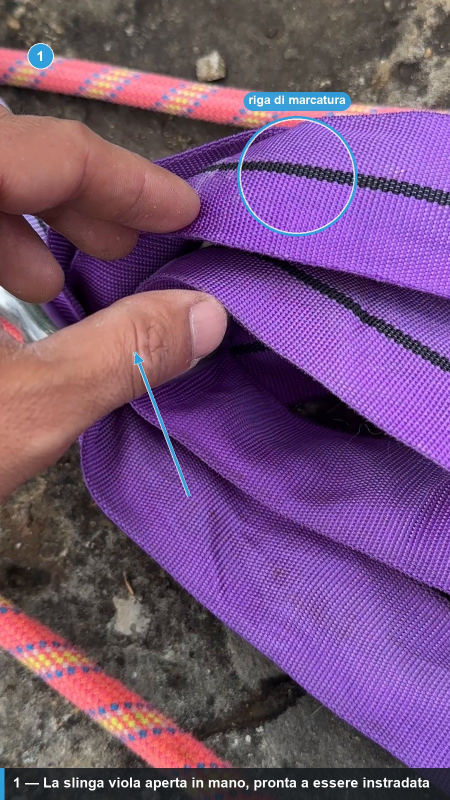
#> input picture lavorazione/frame_annotati/B1_slinga_aperta.jpg, 900 x 1600 px, given in place of IMG_1366_0017_000.jpg, which was not available (shown at 1/2 size)
$ python annotazioni.py
#> lines starting #> are read from the running program, lines starting #| are printed output that depends on the picture; pictures that were not available may be replaced by others from this repository, and a replacement may not be noted
### tools/annota.py
#!/usr/bin/env python3
# -*- coding: utf-8 -*-
"""
Annotazione dei fotogrammi: frecce, cerchi, riquadri, etichette numerate.
Stessa palette del sistema grafico, così le annotazioni parlano la stessa lingua
del PDF finale.

Due modi d'uso.

A) Da riga di comando, con una descrizione JSON:

    python tools/annota.py frame.jpg out.jpg --json annotazioni.json

    annotazioni.json:
    {
      "annotazioni": [
        {"tipo": "freccia", "da": [0.20, 0.80], "a": [0.46, 0.52],
         "testo": "1", "colore": "rosso"},
        {"tipo": "cerchio", "centro": [0.46, 0.50], "r": 0.07,
         "testo": "grillo di collegamento", "colore": "rosso"},
        {"tipo": "riquadro", "box": [0.60, 0.30, 0.88, 0.62],
         "testo": "backup", "colore": "verde"},
        {"tipo": "didascalia", "testo": "Fase 3 — collegamento al masterpoint"}
      ]
    }

Tutte le coordinate sono relative (0–1), così valgono a qualsiasi risoluzione.

B) Da Python, per uso dentro uno script di build:

    from tools.annota import Annotatore
    a = Annotatore('frame.jpg')
    a.freccia((.2,.8), (.46,.52), '1', 'rosso')
    a.cerchio((.46,.5), .07, 'grillo di collegamento', 'rosso')
    a.didascalia('Fase 3 — collegamento al masterpoint')
    a.salva('out.jpg')

Dipendenze: pillow
"""
import argparse
import json
import math
from pathlib import Path

from PIL import Image, ImageDraw, ImageFont

# Palette allineata a design.py
COLORI = {
    'rosso': (224, 58, 47),
    'arancio': (226, 98, 46),
    'ambra': (222, 138, 38),
    'oliva': (163, 167, 54),
    'verde': (63, 181, 58),
    'acqua': (31, 190, 136),
    'azzurro': (47, 159, 222),
    'blu': (24, 51, 63),
    'bianco': (255, 255, 255),
    'inchiostro': (20, 24, 28),
}
FONT_DIRS = [
    '/usr/share/fonts/truetype/google-fonts/',
    '/Library/Fonts/', '/System/Library/Fonts/Supplemental/',
    'C:/Windows/Fonts/',
]
FONT_CANDIDATI = ['Poppins-Bold.ttf', 'Poppins-SemiBold.ttf', 'Arial Bold.ttf',
                  'arialbd.ttf', 'DejaVuSans-Bold.ttf', 'Helvetica.ttc']


def _font(px):
    for d in FONT_DIRS:
        for n in FONT_CANDIDATI:
            p = Path(d) / n
            if p.exists():
                try:
                    return ImageFont.truetype(str(p), px)
                except OSError:
                    pass
    return ImageFont.load_default()


class Annotatore:
    def __init__(self, path, colore_default='rosso'):
        self.img = Image.open(path).convert('RGB')
        self.W, self.H = self.img.size
        self.d = ImageDraw.Draw(self.img, 'RGBA')
        self.k = max(self.W, self.H) / 1600.0     # fattore di scala
        self.default = colore_default
        self._cap = None

    # -------------------------------------------------- utilità
    def _c(self, nome):
        return COLORI.get(nome or self.default, COLORI['rosso'])

    def _p(self, xy):
        return (xy[0] * self.W, xy[1] * self.H)

    def _sp(self, v):
        return max(1, int(round(v * self.k)))

    def _testo_su_pastiglia(self, xy, testo, colore, px=26, ancora='centro'):
        f = _font(self._sp(px))
        bb = self.d.textbbox((0, 0), testo, font=f)
        tw, th = bb[2] - bb[0], bb[3] - bb[1]
        pad = self._sp(10)
        w, h = tw + 2 * pad, th + int(1.5 * pad)
        x, y = xy
        if ancora == 'centro':
            x -= w / 2
            y -= h / 2
        r = h / 2
        self.d.rounded_rectangle([x, y, x + w, y + h], radius=r,
                                 fill=colore + (242,))
        self.d.text((x + pad - bb[0], y + 0.75 * pad - bb[1]), testo,
                    font=f, fill=COLORI['bianco'])
        return (x, y, x + w, y + h)

    # -------------------------------------------------- primitive
    def freccia(self, da, a, testo=None, colore=None, spessore=5):
        """Freccia da un punto a un altro, entrambi in coordinate relative."""
        col = self._c(colore)
        x0, y0 = self._p(da)
        x1, y1 = self._p(a)
        s = self._sp(spessore)
        # alone bianco per leggibilità su qualsiasi sfondo
        self.d.line([x0, y0, x1, y1], fill=COLORI['bianco'] + (200,), width=s + self._sp(3))
        self.d.line([x0, y0, x1, y1], fill=col, width=s)
        ang = math.atan2(y1 - y0, x1 - x0)
        L = self._sp(26)
        ap = math.radians(24)
        p1 = (x1 - L * math.cos(ang - ap), y1 - L * math.sin(ang - ap))
        p2 = (x1 - L * math.cos(ang + ap), y1 - L * math.sin(ang + ap))
        self.d.polygon([(x1, y1), p1, p2], fill=col,
                       outline=COLORI['bianco'] + (200,))
        if testo:
            self._testo_su_pastiglia((x0, y0), testo, col)
        return self

    def cerchio(self, centro, r, testo=None, colore=None, spessore=5):
        """Evidenzia un dettaglio. r è relativo al lato lungo."""
        col = self._c(colore)
        cx, cy = self._p(centro)
        rr = r * max(self.W, self.H)
        s = self._sp(spessore)
        box = [cx - rr, cy - rr, cx + rr, cy + rr]
        self.d.ellipse(box, outline=COLORI['bianco'] + (200,), width=s + self._sp(3))
        self.d.ellipse(box, outline=col, width=s)
        if testo:
            self._etichetta_esterna(cx, cy - rr - self._sp(14), testo, col)
        return self

    def riquadro(self, box, testo=None, colore=None, spessore=5):
        """box = [x0, y0, x1, y1] relativi."""
        col = self._c(colore)
        x0, y0 = self._p(box[:2])
        x1, y1 = self._p(box[2:])
        s = self._sp(spessore)
        self.d.rectangle([x0, y0, x1, y1], outline=COLORI['bianco'] + (200,),
                         width=s + self._sp(3))
        self.d.rectangle([x0, y0, x1, y1], outline=col, width=s)
        if testo:
            self._etichetta_esterna((x0 + x1) / 2, y0 - self._sp(14), testo, col)
        return self

    def numero(self, xy, n, colore=None):
        """Pallino numerato per le sequenze."""
        col = self._c(colore)
        cx, cy = self._p(xy)
        r = self._sp(24)
        self.d.ellipse([cx - r - self._sp(2), cy - r - self._sp(2),
                        cx + r + self._sp(2), cy + r + self._sp(2)],
                       fill=COLORI['bianco'] + (220,))
        self.d.ellipse([cx - r, cy - r, cx + r, cy + r], fill=col)
        f = _font(self._sp(28))
        t = str(n)
        bb = self.d.textbbox((0, 0), t, font=f)
        self.d.text((cx - (bb[2] - bb[0]) / 2 - bb[0], cy - (bb[3] - bb[1]) / 2 - bb[1]),
                    t, font=f, fill=COLORI['bianco'])
        return self

    def _etichetta_esterna(self, cx, cy, testo, col):
        f = _font(self._sp(24))
        bb = self.d.textbbox((0, 0), testo, font=f)
        w = bb[2] - bb[0] + self._sp(20)
        x = min(max(cx - w / 2, self._sp(8)), self.W - w - self._sp(8))
        y = max(cy - self._sp(34), self._sp(8))
        self._testo_su_pastiglia((x, y), testo, col, px=24, ancora='alto-sx')
        return self

    def didascalia(self, testo, colore=None):
        """Fascia in basso con il titolo del passo."""
        self._cap = (testo, self._c(colore))
        return self

    def _adatta_didascalia(self, testo, larghezza):
        """Trova corpo e righe che fanno stare la didascalia nella fascia.

        Prima prova a rimpicciolire il carattere, poi manda a capo su due righe.
        Senza questo una didascalia lunga usciva dal bordo destro e il testo
        veniva perso: su un manuale tecnico e' una perdita di informazione.
        """
        for px in (28, 26, 24, 22, 20, 18):
            f = _font(self._sp(px))
            if self.d.textlength(testo, font=f) <= larghezza:
                return f, [testo], px
        # non basta rimpicciolire: si spezza in due righe sul confine di parola
        f = _font(self._sp(22))
        parole = testo.split(' ')
        migliore, scarto = None, None
        for i in range(1, len(parole)):
            a, b = ' '.join(parole[:i]), ' '.join(parole[i:])
            largo = max(self.d.textlength(a, font=f), self.d.textlength(b, font=f))
            if scarto is None or largo < scarto:
                migliore, scarto = (a, b), largo
        if migliore and scarto <= larghezza:
            return f, list(migliore), 22
        for px in (20, 18, 16, 14):
            f = _font(self._sp(px))
            if migliore and max(self.d.textlength(migliore[0], font=f),
                                self.d.textlength(migliore[1], font=f)) <= larghezza:
                return f, list(migliore), px
        return _font(self._sp(14)), list(migliore or [testo]), 14

    def _disegna_didascalia(self):
        if not self._cap:
            return
        testo, col = self._cap
        marg = self._sp(26)
        f, righe, px = self._adatta_didascalia(testo, self.W - 2 * marg)
        interlinea = self._sp(px + 8)
        h = max(self._sp(64), len(righe) * interlinea + self._sp(28))
        y = self.H - h
        self.d.rectangle([0, y, self.W, self.H], fill=(20, 24, 28, 214))
        self.d.rectangle([0, y, self._sp(8), self.H], fill=col)
        blocco = len(righe) * interlinea
        ty = y + (h - blocco) / 2
        for riga in righe:
            bb = self.d.textbbox((0, 0), riga, font=f)
            self.d.text((marg, ty - bb[1] + (interlinea - (bb[3] - bb[1])) / 2),
                        riga, font=f, fill=COLORI['bianco'])
            ty += interlinea

    def salva(self, out, qualita=90):
        self._disegna_didascalia()
        Path(out).parent.mkdir(parents=True, exist_ok=True)
        self.img.save(out, quality=qualita)
        print('scritto %s  (%dx%d)' % (out, self.W, self.H))
        return out


# [28 lines left out: functions applica_json, main, not called in this run]


# [2 lines that do not run on import are left out]

### build/annotazioni.py
#!/usr/bin/env python3
# -*- coding: utf-8 -*-
"""Annotazioni dei fotogrammi scelti — Fase 5.

Ogni voce e' stata posizionata guardando il fotogramma, non a stima. Le didascalie
descrivono solo cio' che si vede: dove il nome tecnico non e' confermato, lo dicono
con `[DA CONFERMARE]` invece di inventarlo.

Codice colore, uno per fase (palette di design.py via tools/annota.py):
    azzurro  fase B — costruzione della sosta, instradamento della slinga
    ambra    fase F — blocco del backup
    verde    fase G — anti-slip

    python build/annotazioni.py
"""
import sys
from pathlib import Path

RADICE = Path(__file__).resolve().parent.parent
sys.path.insert(0, str(RADICE / 'tools'))

from annota import Annotatore                                   # noqa: E402

SORG = RADICE / 'lavorazione' / 'frame_grezzi'
DEST = RADICE / 'lavorazione' / 'frame_annotati'


def frame(video, ts):
    return SORG / video / ('%s_%s_000.jpg' % (video, ts))


# --------------------------------------------------------------------------
# Fase B — instradamento della slinga viola nell'anello d'acciaio
# La manovra che l'audio rende incomprensibile ("pista, pif, paf").
# --------------------------------------------------------------------------
def fase_b():
    C = 'azzurro'

    a = Annotatore(frame('IMG_1366', '0017'))
#> in __init__, self.img is the input picture: PIL image 900x1600 RGB; mean R, G, B 116.2, 81.1, 120.7
    a.numero((0.09, 0.07), 1, C)
#> in numero, `bb = self.d.textbbox((0, 0), t, font=f)`: bb = (0, 2, 6, 10)
    a.cerchio((0.66, 0.22), 0.075, 'riga di marcatura', C)
#> in _etichetta_esterna, `bb = self.d.textbbox((0, 0), testo, font=f)`: bb = (0, 2, 78, 12)
#> in _etichetta_esterna, `w = bb[2] - bb[0] + self._sp(20)`: w = 98
#> in _etichetta_esterna, `x = min(max(cx - w / 2, self._sp(8)), self.W - w - self._sp(8))`: x = 545
#> in _testo_su_pastiglia, `bb = self.d.textbbox((0, 0), testo, font=f)`: bb = (0, 2, 78, 12)
#> in _testo_su_pastiglia, `tw, th = bb[2] - bb[0], bb[3] - bb[1]`: tw = 78; th = 10
#> in _testo_su_pastiglia, `w, h = tw + 2 * pad, th + int(1.5 * pad)`: w = 98; h = 25
#> in _testo_su_pastiglia, `r = h / 2`: r = 12.5
    a.freccia((0.42, 0.62), (0.30, 0.44), None, C)
    a.didascalia('1 — La slinga viola aperta in mano, pronta a essere instradata', C)
    a.salva(DEST / 'B1_slinga_aperta.jpg')
#> the loop in _disegna_didascalia, `for riga in righe:` made 1 pass
#> bb on pass 1: (0, 2, 270, 12)
#> after the loop in _disegna_didascalia, `for riga in righe:`: ty = 1586
#> in salva, `self.img.save(out, quality=qualita)`:
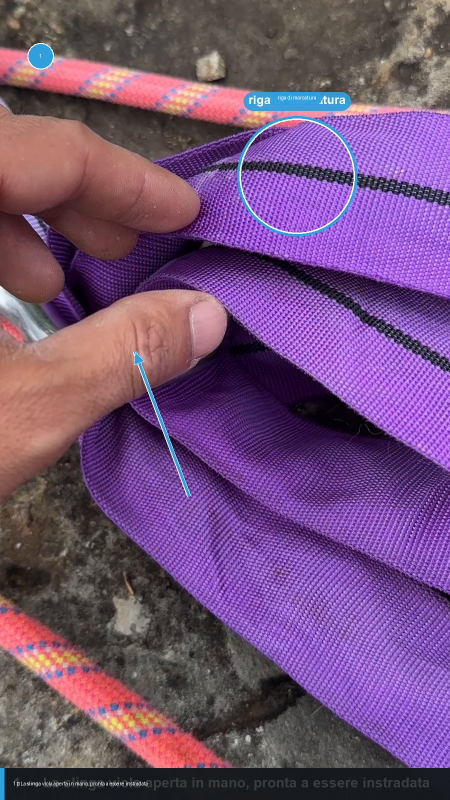
#> saved as B1_slinga_aperta.jpg: PIL image 900x1600 RGB (shown at 1/2 size); mean R, G, B 114.9, 80, 119.7
#| scritto lavorazione/frame_annotati/B1_slinga_aperta.jpg  (900x1600)

    a = Annotatore(frame('IMG_1366', '0020'))
#> call 2 of __init__, with colore_default = 'rosso'
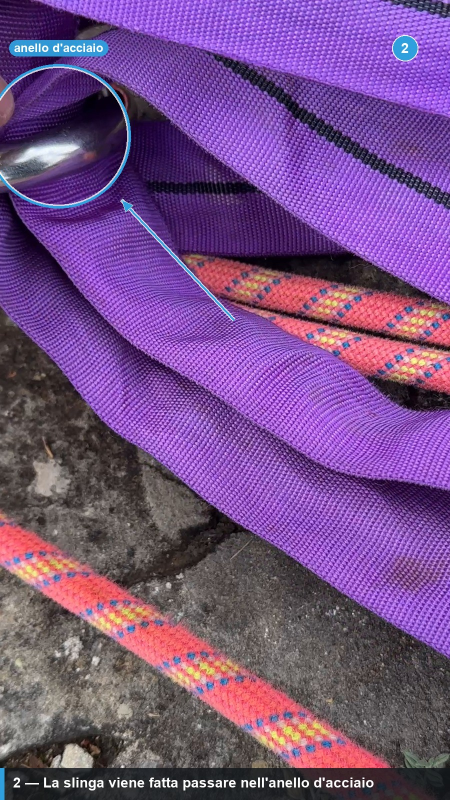
#> input picture lavorazione/frame_annotati/B2_passaggio_anello.jpg, 900 x 1600 px, given in place of IMG_1366_0020_000.jpg, which was not available (shown at 1/2 size)
#> in __init__, self.img is the input picture: PIL image 900x1600 RGB; mean R, G, B 118, 79.4, 132.8
    a.numero((0.90, 0.06), 2, C)          # a destra: a sinistra c'e' l'etichetta
    a.cerchio((0.13, 0.17), 0.090, "anello d'acciaio", C)
    a.freccia((0.52, 0.40), (0.27, 0.25), None, C)
    a.didascalia("2 — La slinga viene fatta passare nell'anello d'acciaio", C)
    a.salva(DEST / 'B2_passaggio_anello.jpg')
#> call 2 of salva, with qualita = 90
#> the loop in _disegna_didascalia (call 2), `for riga in righe:` made 1 pass
#> bb on pass 1: (0, 1, 233, 12)
#> in salva (call 2), `self.img.save(out, quality=qualita)`:
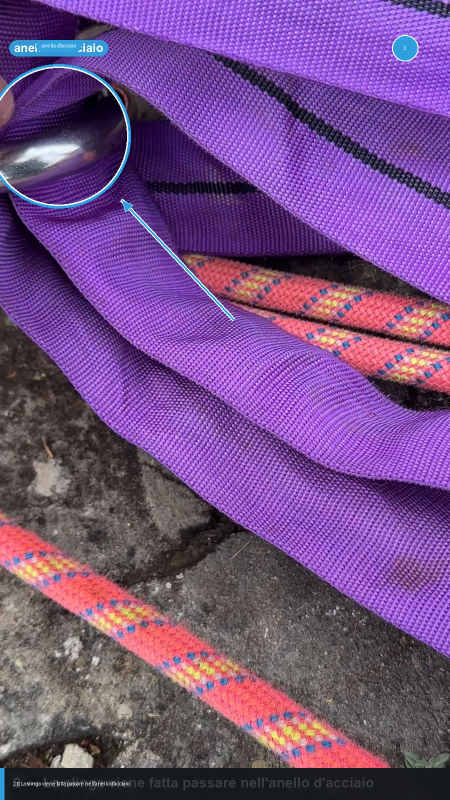
#> saved as B2_passaggio_anello.jpg: PIL image 900x1600 RGB (shown at 1/2 size); mean R, G, B 116.8, 78.5, 131.9
#| scritto lavorazione/frame_annotati/B2_passaggio_anello.jpg  (900x1600)

    a = Annotatore(frame('IMG_1366', '0030'))
    a.numero((0.09, 0.06), 3, C)
    a.cerchio((0.20, 0.455), 0.115, "anello d'acciaio", C)
    a.freccia((0.63, 0.60), (0.35, 0.49), None, C)
    a.didascalia('3 — Il giro si chiude sull\'anello  ·  nome del nodo [DA CONFERMARE]', C)
    a.salva(DEST / 'B3_giro_chiuso.jpg')
#> call 3 of salva, with qualita = 90
#> in salva (call 3), `self.img.save(out, quality=qualita)`:
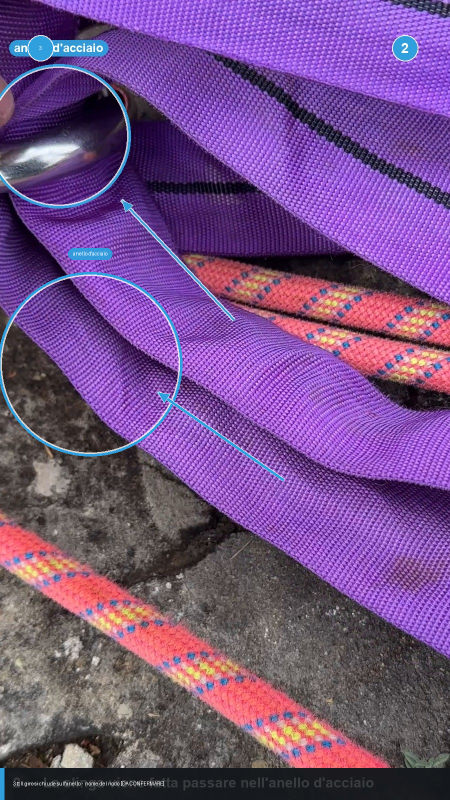
#> saved as B3_giro_chiuso.jpg: PIL image 900x1600 RGB (shown at 1/2 size); mean R, G, B 116.7, 79.4, 132.6
#| scritto lavorazione/frame_annotati/B3_giro_chiuso.jpg  (900x1600)


# --------------------------------------------------------------------------
# Fase F — collegamento weblock / grillo sul lato tensione
# --------------------------------------------------------------------------
def fase_f():
    C = 'ambra'

    a = Annotatore(frame('IMG_1384', '0050'))
    a.numero((0.09, 0.06), 1, C)
    a.cerchio((0.56, 0.505), 0.100, 'grillo a lira', C)
    a.cerchio((0.55, 0.735), 0.085, 'weblock azzurro', C)
    a.riquadro([0.02, 0.47, 0.34, 0.72], 'fettuccia viola e corda rosa', C)
    a.didascalia('Lato tensione: weblock, grillo a lira, fettuccia viola e corda rosa'
                 '  ·  percorso del carico [DA CONFERMARE]', C)
    a.salva(DEST / 'F1_weblock_grillo.jpg')


# --------------------------------------------------------------------------
# Fase G — anti-slip
# L'unico passaggio del corpus insieme spiegato a voce e mostrato:
# "serve per evitare che la linea slitti nella banana" [IMG_1395 @ 0:25].
# --------------------------------------------------------------------------
def fase_g():
    C = 'verde'

    a = Annotatore(frame('IMG_1395', '0025'))
    a.numero((0.09, 0.06), 1, C)
    a.cerchio((0.62, 0.545), 0.085, 'anti-slip', C)
    a.didascalia('Anti-slip — «serve per evitare che la linea slitti nella banana»'
                 '  [IMG_1395 @ 0:25]', C)
    a.salva(DEST / 'G1_antislip.jpg')


# --------------------------------------------------------------------------
# Fase D — ancoraggio su roccia
# Documentato dalle foto iCloud del 16/05 alle 13:41, non dai video.
# --------------------------------------------------------------------------
FOTO = RADICE / 'lavorazione' / 'foto_dritte'
DETT = RADICE / 'lavorazione' / 'dettagli'


def fase_d():
    C = 'rosso'

    a = Annotatore(FOTO / 'IMG_1371.jpg')
#> call 4 of __init__, with colore_default = 'rosso'
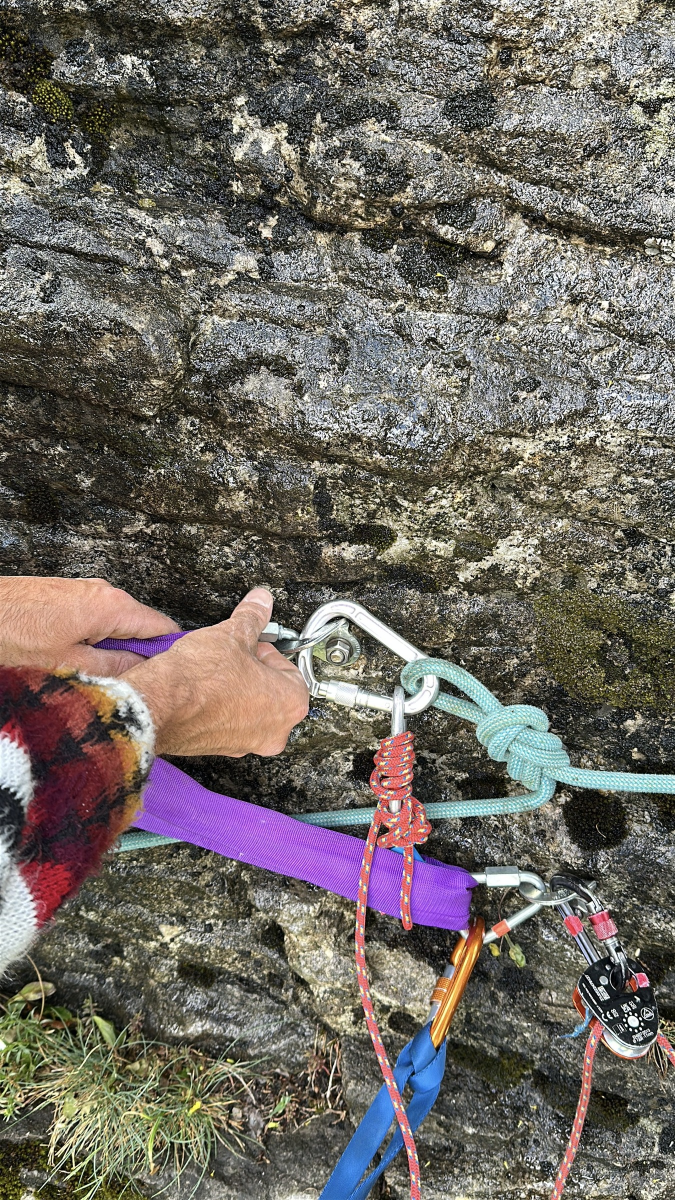
#> input picture lavorazione/foto_dritte/IMG_1371.jpg, 1350 x 2400 px (shown at 1/2 size)
#> in __init__, self.img is the input picture: PIL image 1350x2400 RGB; mean R, G, B 110.5, 104.4, 98
    a.numero((0.09, 0.05), 1, C)
    a.cerchio((0.50, 0.537), 0.045, 'placchetta su bullone', C)
    a.cerchio((0.76, 0.620), 0.040, 'cordino di collegamento', C)
    a.cerchio((0.89, 0.812), 0.045, 'carrucola bloccante', C)
    a.riquadro([0.22, 0.700, 0.69, 0.762], 'slinga viola', C)
    a.didascalia('Ancoraggio su roccia — i punti sono uniti da corda annodata'
                 '  ·  angolo di apertura [DA CONFERMARE]', C)
    a.salva(DEST / 'D1_ancoraggio.jpg')
#> call 4 of salva, with qualita = 90
#> in salva (call 4), `self.img.save(out, quality=qualita)`:
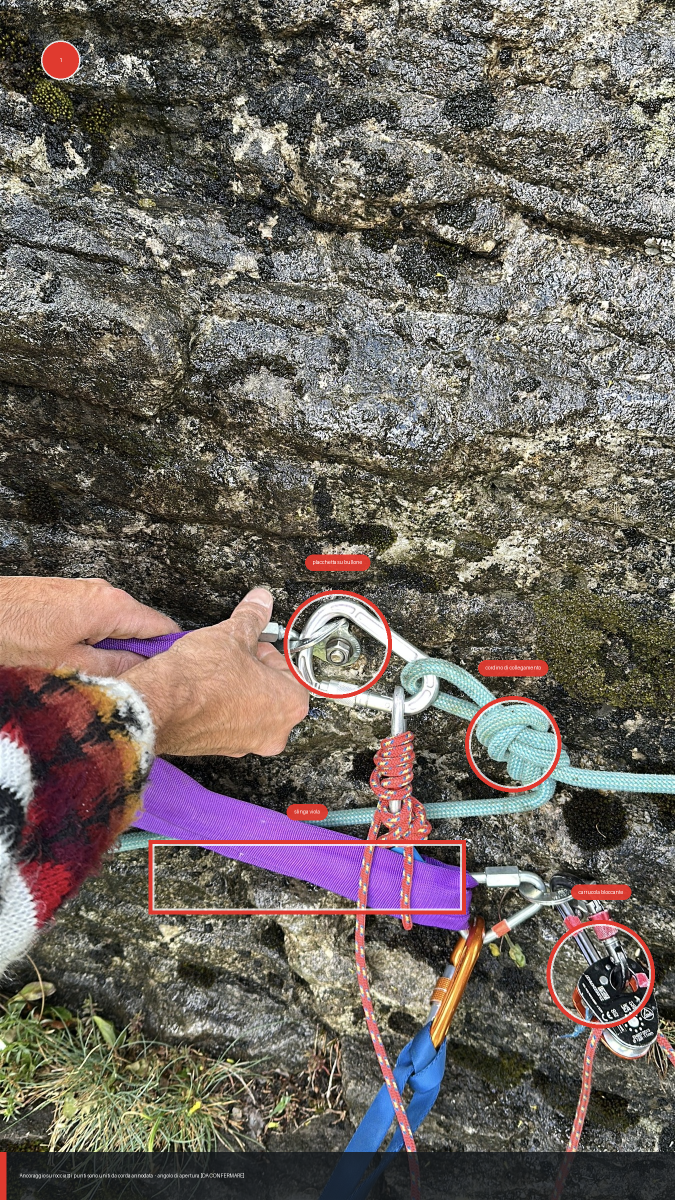
#> saved as D1_ancoraggio.jpg: PIL image 1350x2400 RGB (shown at 1/2 size); mean R, G, B 109.8, 101.7, 95.3
#| scritto lavorazione/frame_annotati/D1_ancoraggio.jpg  (1350x2400)

    a = Annotatore(DETT / 'IMG_1372_placchetta.jpg')
    a.cerchio((0.27, 0.72), 0.105, 'dado esagonale', C)
    a.didascalia('Placchetta fissata con dado su bullone: non spit a vite né resinato '
                 'con occhiello  ·  tipo e misura [DA CONFERMARE]', C)
    a.salva(DEST / 'D2_placchetta_dettaglio.jpg')


def main():
    DEST.mkdir(parents=True, exist_ok=True)
    fase_b()
    fase_d()
    fase_f()
    fase_g()


if __name__ == '__main__':
#> (the run stopped early here; a loop or call above may not have finished)
